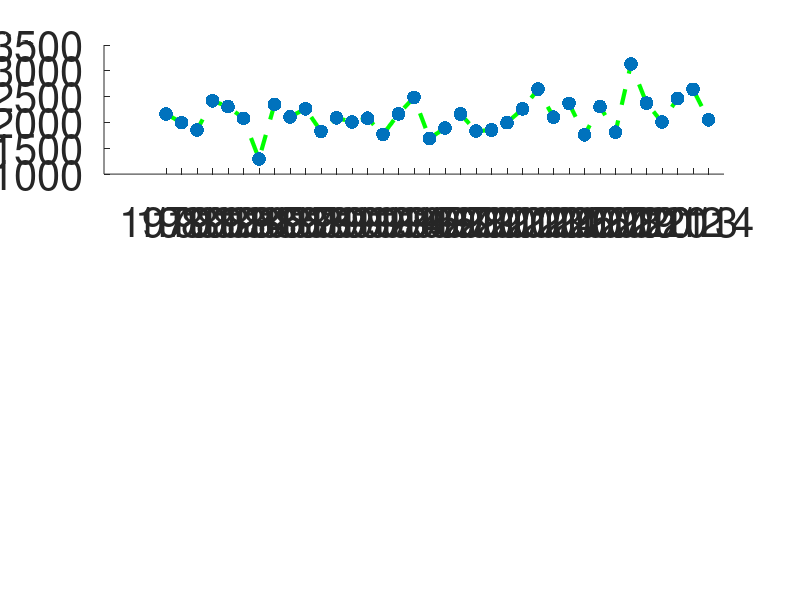

The MATLAB script that drew this image: (Note: this script raises an error after producing the figure.)
% cmp data
clear;clc;close all;
yr = 1979:2014;


load mj_data
all_data(:,:,1) = dg;
all_data(:,:,2) = kd;
all_data(:,:,3) = reem;
all_data(:,:,4) = gt;

xx =  squeeze(all_data(:,5:8,:));
MZYD = squeeze(all_data(:,2:4,:));



MEAN = squeeze(mean(xx));
MEANY = squeeze(mean(MZYD));

for in = 1:size(xx,1);
    xxa(in,:,:) = squeeze(xx(in,:,:)) - MEAN;
    yya(in,:,:) = squeeze(MZYD(in,:,:)) - MEANY;
end


for istn = 1:4
    for icase = 1:3
        y = squeeze(yya(:,icase,istn));
        X = squeeze(xxa(:,:,istn));
        b = regress(y,X);
        yp(:,icase,istn) = b'*X' + MEANY(icase,istn);
        corrcoef(b'*X',y)
    end
end

icase = 3;
isn = 2;
NUM_ANA = 10;
PR_T_JJAS = squeeze(yp(:,icase,:));

stn = {'Dangishta','Kudmi','Reem','Gaita'};


clear xx

%stop
close all


% find analogue years
YR_G = yr;

% change for each month or comment it for JJAS mean
%PR_T_JJAS = squeeze(PR_T(4,:,:));
for im = 1:4
    for m = 1:length(yr)
        x = PR_T_JJAS(m,im);
        y = PR_T_JJAS(:,im);
        D = abs(x - y);
        [c d] = sort(D);
        ANA(im,m,:) = d(2:2+NUM_ANA-1) + YR_G(1)-1;
        ANA_C(im,m,:) = c(2:2+NUM_ANA-1);
    end
end

ANA_BK = ANA;
ANA_C_BK = ANA_C;


scrsz = get(0,'ScreenSize');
% figure 1
%figure('Position',[1 scrsz(4)/2 scrsz(3) scrsz(4)*9/10])

YR_all = 1979:2014;

scrsz = get(0,'ScreenSize');
addpath('~/PACKAGE_DOF')
for im = isn:isn % 1:4 %%%%%%%%%%%%%%%%%%%%%%%%%%%%%%%%%%%%%%%%%%%%%%%%%%
    figure('Position',[1 scrsz(4)/2 scrsz(3) scrsz(4)*9/10])
    
    subplot(3,1,1)
    hold on
    plot(yr,squeeze(PR_T_JJAS(:,im)),'--g','linewidth',3)
    hold on
    scatter(yr,squeeze(PR_T_JJAS(:,im)),100,'filled','b')
    %legend(stn,'fontsize',30)
    set(gca,'fontsize',30)
    set(gcf,'color','w')
    set(gca,'xtick',yr)
    rotateXLabels( gca(), 45 )
    xlim([yr(1) yr(end)])
    grid on
    ylabel(['MJJASO PYD']);
    xlabel('Years')
    legend(stn(im))
    subplot(3,1,2)
    hold on
    temp = squeeze(PR_T_JJAS(:,im))-PR_T_JJAS(1,im);
    plot(yr,squeeze(PR_T_JJAS(:,im))-PR_T_JJAS(1,im),'k','linewidth',3)
    %legend(stn,'fontsize',30)
    set(gca,'fontsize',30)
    set(gcf,'color','w')
    xlim([yr(1) yr(end)])
    grid on
    ylabel(['PYD YEAR - PYD 1979']);
    xlabel('Years')
    legend('Target Year: 1979')
    scatter(squeeze(ANA_BK(im,1,1)),temp(squeeze(ANA_BK(im,1,1))-1979+1),200,'filled','r')
    h = text(squeeze(ANA_BK(im,1,1))-0.5,temp(squeeze(ANA_BK(im,1,1))-1979+1),'ANA1')
    set(h,'color','b')
    set(h,'fontsize',30)
    scatter(squeeze(ANA_BK(im,1,2)),temp(squeeze(ANA_BK(im,1,2))-1979+1),200,'filled','r')
    h = text(squeeze(ANA_BK(im,1,2))-0.5,temp(squeeze(ANA_BK(im,1,2))-1979+1),'ANA2')
    set(h,'color','b')
    set(h,'fontsize',30)
    scatter(squeeze(ANA_BK(im,1,3)),temp(squeeze(ANA_BK(im,1,3))-1979+1),200,'filled','r')
    h = text(squeeze(ANA_BK(im,1,3))-0.5,temp(squeeze(ANA_BK(im,1,3))-1979+1),'ANA3')
    set(h,'color','b')
    set(h,'fontsize',30)
    
    set(gca,'xtick',yr)
    rotateXLabels( gca(), 45 )
    
    subplot(3,1,3)
    plot(yr,squeeze(PR_T_JJAS(:,im)),'--g','linewidth',3)
    hold on
    clear x1 x2
    for iyr = 1:length(yr)
        x1(iyr) = min(PR_T_JJAS(ANA_BK(im,iyr,:)-1979+1,im));
        x2(iyr) = max(PR_T_JJAS(ANA_BK(im,iyr,:)-1979+1,im));
        xx(:,iyr) = squeeze(PR_T_JJAS(ANA_BK(im,iyr,:)-1979+1,im));
    end
    
    X = [YR_G(:)' fliplr(YR_G(:)')];
    Y = [x1(:)' fliplr(x2(:)')];
    fill(X,Y,'r')
    plot(yr,squeeze(PR_T_JJAS(:,im)),'--g','linewidth',3)
    scatter(yr,squeeze(PR_T_JJAS(:,im)),100,'filled','b')
    set(gca,'fontsize',30)
    set(gcf,'color','w')
    set(gca,'xtick',yr)
    rotateXLabels( gca(), 45 )
    xlim([yr(1) yr(end)])
    grid on
    %ylabel(['Spread of Analog']);
    xlabel('Years')
    ylabel(['MJJASO total PYD']);
    
    figure('Position',[1 scrsz(4)/2 scrsz(3) scrsz(4)*9/10])
    MEAN = mean(xx);
    subplot(1,2,1)
    scatter(squeeze(PR_T_JJAS(:,im)),MEAN,100,'filled')
    temp = corrcoef(squeeze(PR_T_JJAS(:,im)),MEAN');
    STD = std(squeeze(PR_T_JJAS(:,im)));
    MEANc = mean(squeeze(PR_T_JJAS(:,im)));
    hold on
    plot([MEANc+STD MEANc+STD],[max(MEAN) min(MEAN)],'--r','linewidth',3)
    plot([MEANc-STD MEANc-STD],[max(MEAN) min(MEAN)],'--r','linewidth',3)
    plot([MEANc MEANc],[max(MEAN) min(MEAN)],'r','linewidth',3)
    set(gca,'fontsize',30)
    set(gcf,'color','w')
    axis('square')
    xlabel('Target PYD')
    ylabel('Analog mean PYD')
    title(sprintf('R=%2.2f',temp(1,2)),'fontsize',40)
    grid on
    subplot(1,2,2)
    
    hold on
    scatter(squeeze(PR_T_JJAS(:,im)),MEAN'-squeeze(PR_T_JJAS(:,im)),100,'filled')
    MEAN = MEAN'-squeeze(PR_T_JJAS(:,im));
    axis('equal')
    set(gca,'fontsize',30)
    xlabel('Target')
    ylabel('Analog mean - Target')
    plot([MEANc+STD MEANc+STD],[max(MEAN) min(MEAN)],'--r','linewidth',3)
    plot([MEANc-STD MEANc-STD],[max(MEAN) min(MEAN)],'--r','linewidth',3)
    plot([MEANc MEANc],[max(MEAN) min(MEAN)],'r','linewidth',3)
    set(gcf,'color','w')
    grid on
    
end



for m = im:im % 1:4
    figure('Position',[1 scrsz(4)/2 scrsz(3) scrsz(4)*9/10])
    ANA = squeeze(ANA_BK(m,:,:));
    for m = 1:NUM_ANA
        hold on
        scatter(YR_G,ANA(:,m),(NUM_ANA-m+1)*100,'filled','r')
        tmp1 = squeeze(all_data(squeeze(ANA(:,m)-1978),icase+1,im));
        tmp2 = squeeze(all_data(:,2,im));
        corrcoef(tmp1,tmp2)
    end
    
    tmp2 = squeeze(all_data(:,icase+1,im));
    for m = 1:NUM_ANA
        tmp1 = squeeze(all_data(squeeze(ANA(:,m)-1978),icase+1,im));
        temp = corrcoef(tmp1,tmp2);
        RR(m) = temp(1,2);
    end
    
    tmp1 = 0;
    for m = 1:NUM_ANA
        m
        tmp1 = tmp1+squeeze(all_data(squeeze(ANA(:,m)-1978),icase+1,im));
        temp = corrcoef(tmp1,tmp2);
        RRR(m) = temp(1,2);
    end
   
    grid on
    set(gca,'fontsize',10)
    set(gcf,'color','w')
    %legend('Gauge','NMA','CHIRPS','PECMWF','PGPCC')
    set(gca,'xtick',1979:2014)
    set(gca,'ytick',1979:2014)
    xlim([1979 2014])
    ylim([1979 2014])
    set(gcf,'color','w')
    axis('square')
    set(gca,'fontsize',30)
    rotateXLabels( gca(), 90)
    xlabel('Target years')
    ylabel('Analogue years')
    set(gcf,'paperpositionmode','auto')
    close all
    
     plot(RR,'r')
    hold on
    plot(RRR,'k')
    set(gca,'fontsize',20)
    set(gcf,'color','w')
    legend('Single member','Ensemble mean')
    xlabel('Number of analog')
    ylabel('Correlation skill')
    xlim([1 10])
    set(gca,'xtick',1:10)
    grid on
    stop
    
    
    figure('Position',[1 scrsz(4)/2 scrsz(3) scrsz(4)*9/10])
    subplot(3,1,1:2)
    ANA_C = squeeze(ANA_C_BK(m,:,:));
    x1 = ANA_C(:,1);
    x2 = ANA_C(:,end);
    X = [YR_G(:)' fliplr(YR_G(:)')];
    Y = [x1(:)' fliplr(x2(:)')];
    fill(X,Y,'r')
    set(gca,'fontsize',30)
    rotateXLabels( gca(), 90)
    xlabel('Target years')
    ylabel('Differences for analogue years (mm)')
    set(gcf,'color','w')
    set(gca,'xtick',1979:2014)
    xlim([1979 2014])
    % pause
    % close all
end

